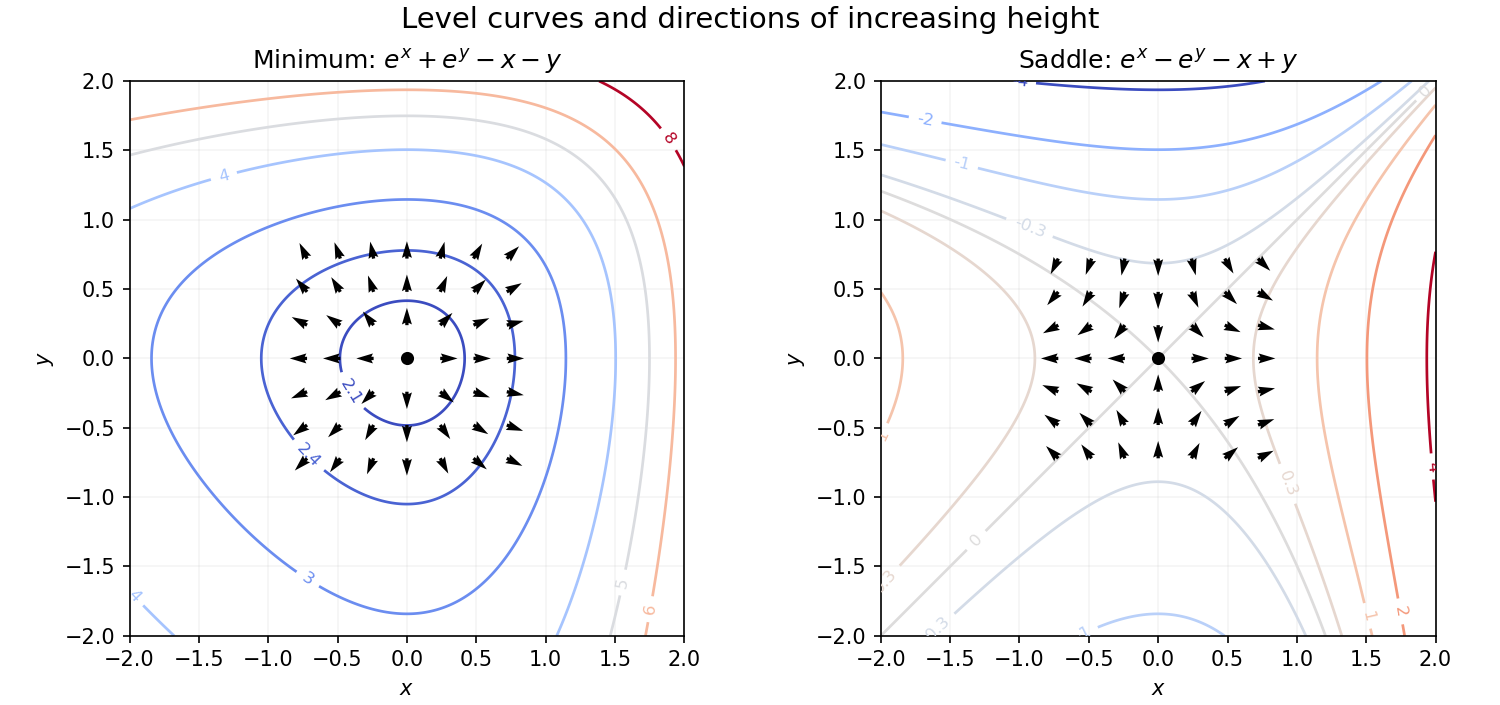

The script that drew this image:
"""Generate this figure in cwd, normally the mirrored _media directory.
Tested with Python 3.14, NumPy 2.3.5 and Matplotlib 3.10.7.
Dependencies are declared in the repository pyproject.toml.
"""
from pathlib import Path
import matplotlib
matplotlib.use("Agg")
import matplotlib.pyplot as plt
import numpy as np

t = np.linspace(-2, 2, 501)
x, y = np.meshgrid(t, t)
fig, axes = plt.subplots(1, 2, figsize=(10, 4.7), layout="constrained")
fields = [np.exp(x) + np.exp(y) - x - y, np.exp(x) - np.exp(y) - x + y]
levels = [[2.1, 2.4, 3, 4, 5, 6, 8], [-4, -2, -1, -0.3, 0, 0.3, 1, 2, 4]]
for i, (ax, field, contours) in enumerate(zip(axes, fields, levels)):
    lines = ax.contour(x, y, field, levels=contours, cmap="coolwarm", linewidths=1.3)
    ax.clabel(lines, inline=True, fontsize=8, fmt="%g")
    near = np.linspace(-0.72, 0.72, 7)
    xx, yy = np.meshgrid(near, near)
    gx = np.exp(xx) - 1
    gy = (np.exp(yy) - 1) * (1 if i == 0 else -1)
    norm = np.hypot(gx, gy)
    mask = norm > 1e-12
    gx = np.divide(gx, norm, out=np.zeros_like(gx), where=mask)
    gy = np.divide(gy, norm, out=np.zeros_like(gy), where=mask)
    ax.quiver(xx, yy, gx, gy, angles="xy", scale_units="xy", scale=8, color="black", width=0.006, zorder=4)
    ax.scatter([0], [0], color="black", s=28, zorder=5)
    ax.set(xlabel=r"$x$", ylabel=r"$y$", xlim=(-2, 2), ylim=(-2, 2))
    ax.set_aspect("equal")
    ax.grid(alpha=0.12)
axes[0].set_title(r"Minimum: $e^x+e^y-x-y$")
axes[1].set_title(r"Saddle: $e^x-e^y-x+y$")
fig.suptitle("Level curves and directions of increasing height", fontsize=14)
fig.savefig(Path.cwd() / Path(__file__).with_suffix(".png").name, dpi=150, facecolor="white")
plt.close(fig)
